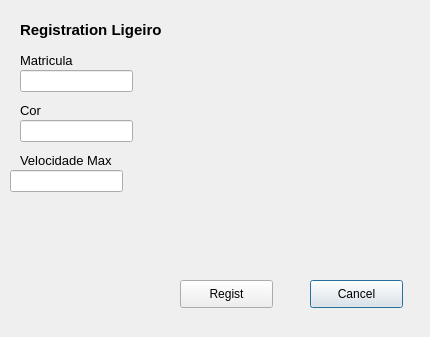
<?xml version="1.0" encoding="UTF-8"?>
<ui version="4.0">
 <class>Dialog</class>
 <widget class="QDialog" name="Dialog">
  <property name="geometry">
   <rect>
    <x>0</x>
    <y>0</y>
    <width>430</width>
    <height>337</height>
   </rect>
  </property>
  <property name="windowTitle">
   <string>Dialog</string>
  </property>
  <widget class="QLabel" name="label">
   <property name="geometry">
    <rect>
     <x>20</x>
     <y>20</y>
     <width>221</width>
     <height>21</height>
    </rect>
   </property>
   <property name="text">
    <string>&lt;html&gt;&lt;head/&gt;&lt;body&gt;&lt;p&gt;&lt;span style=&quot; font-size:11pt; font-weight:600;&quot;&gt;Registration Ligeiro&lt;/span&gt;&lt;/p&gt;&lt;/body&gt;&lt;/html&gt;</string>
   </property>
  </widget>
  <widget class="QLabel" name="label_2">
   <property name="geometry">
    <rect>
     <x>20</x>
     <y>50</y>
     <width>151</width>
     <height>21</height>
    </rect>
   </property>
   <property name="layoutDirection">
    <enum>Qt::LeftToRight</enum>
   </property>
   <property name="styleSheet">
    <string notr="true"/>
   </property>
   <property name="text">
    <string>&lt;html&gt;&lt;head/&gt;&lt;body&gt;&lt;p&gt;&lt;span style=&quot; font-size:10pt;&quot;&gt;Matricula&lt;/span&gt;&lt;/p&gt;&lt;/body&gt;&lt;/html&gt;</string>
   </property>
   <property name="alignment">
    <set>Qt::AlignLeading|Qt::AlignLeft|Qt::AlignVCenter</set>
   </property>
  </widget>
  <widget class="QLabel" name="label_3">
   <property name="geometry">
    <rect>
     <x>20</x>
     <y>100</y>
     <width>61</width>
     <height>21</height>
    </rect>
   </property>
   <property name="text">
    <string>&lt;html&gt;&lt;head/&gt;&lt;body&gt;&lt;p&gt;&lt;span style=&quot; font-size:10pt;&quot;&gt;Cor&lt;/span&gt;&lt;/p&gt;&lt;/body&gt;&lt;/html&gt;</string>
   </property>
  </widget>
  <widget class="QPushButton" name="btnexit">
   <property name="geometry">
    <rect>
     <x>310</x>
     <y>280</y>
     <width>93</width>
     <height>28</height>
    </rect>
   </property>
   <property name="text">
    <string>Cancel</string>
   </property>
  </widget>
  <widget class="QPushButton" name="btnadd">
   <property name="geometry">
    <rect>
     <x>180</x>
     <y>280</y>
     <width>93</width>
     <height>28</height>
    </rect>
   </property>
   <property name="text">
    <string>Regist</string>
   </property>
  </widget>
  <widget class="QLineEdit" name="inputmatricula">
   <property name="geometry">
    <rect>
     <x>20</x>
     <y>70</y>
     <width>113</width>
     <height>22</height>
    </rect>
   </property>
  </widget>
  <widget class="QLineEdit" name="inputcor">
   <property name="geometry">
    <rect>
     <x>20</x>
     <y>120</y>
     <width>113</width>
     <height>22</height>
    </rect>
   </property>
  </widget>
  <widget class="QLineEdit" name="inputvelocidade">
   <property name="geometry">
    <rect>
     <x>10</x>
     <y>170</y>
     <width>113</width>
     <height>22</height>
    </rect>
   </property>
  </widget>
  <widget class="QLabel" name="label_4">
   <property name="geometry">
    <rect>
     <x>20</x>
     <y>150</y>
     <width>121</width>
     <height>21</height>
    </rect>
   </property>
   <property name="text">
    <string>&lt;html&gt;&lt;head/&gt;&lt;body&gt;&lt;p&gt;&lt;span style=&quot; font-size:10pt;&quot;&gt;Velocidade Max&lt;/span&gt;&lt;/p&gt;&lt;/body&gt;&lt;/html&gt;</string>
   </property>
  </widget>
  <widget class="QLabel" name="label_5">
   <property name="geometry">
    <rect>
     <x>50</x>
     <y>40</y>
     <width>131</width>
     <height>41</height>
    </rect>
   </property>
   <property name="styleSheet">
    <string notr="true">image: url(:/regist/icons/license-plate.png);</string>
   </property>
   <property name="text">
    <string/>
   </property>
  </widget>
  <widget class="QLabel" name="label_6">
   <property name="geometry">
    <rect>
     <x>30</x>
     <y>100</y>
     <width>55</width>
     <height>16</height>
    </rect>
   </property>
   <property name="styleSheet">
    <string notr="true">image: url(:/regist/icons/color-palette.png);</string>
   </property>
   <property name="text">
    <string/>
   </property>
  </widget>
  <widget class="QLabel" name="label_7">
   <property name="geometry">
    <rect>
     <x>120</x>
     <y>150</y>
     <width>71</width>
     <height>21</height>
    </rect>
   </property>
   <property name="styleSheet">
    <string notr="true">image: url(:/regist/icons/speedometer.png);</string>
   </property>
   <property name="text">
    <string/>
   </property>
  </widget>
 </widget>
 <resources>
  <include location="Regist.qrc"/>
 </resources>
 <connections/>
</ui>
